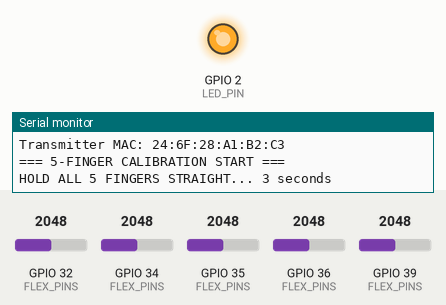
This sketch was run on a simulated ESP32. On the bench: output pins drawn as LEDs (lit = HIGH), the last lines printed to the serial monitor. Inputs (shaded band) come from the test bench; at power-on: GPIO 32 (FLEX_PINS) = 2048, GPIO 34 (FLEX_PINS) = 2048, GPIO 35 (FLEX_PINS) = 2048, GPIO 36 (FLEX_PINS) = 2048, GPIO 39 (FLEX_PINS) = 2048.

Above: at 0.1 s.
At 9.6 s:
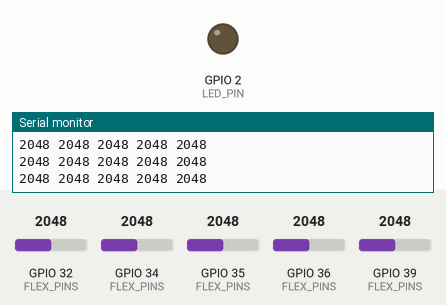
9.7 s: GPIO 32 (FLEX_PINS) set to 1228
11.2 s: GPIO 34 (FLEX_PINS) set to 1228
12.8 s: GPIO 35 (FLEX_PINS) set to 1228
14.4 s: GPIO 36 (FLEX_PINS) set to 1228
16.0 s: GPIO 39 (FLEX_PINS) set to 1228
17.5 s: GPIO 32 (FLEX_PINS) set to 2866
Timing chart, 0 to 20.4 s (numbered marks = the images above; inputs shaded):
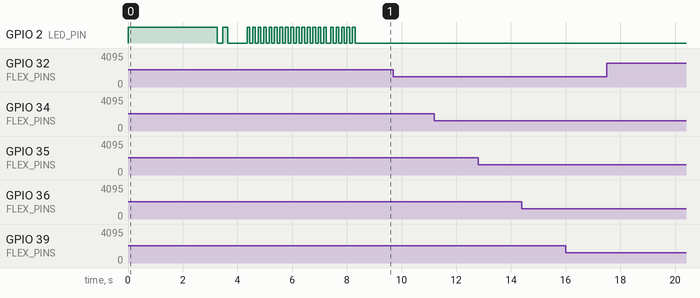

The sketch:

flex_sensor_2.ino
```cpp
// ================================================
// ESP-NOW 5-FINGER FLEX -> SERVO (Your Calibration Logic)
// TRANSMITTER - 5 Flex sensors
// ================================================

#include <Arduino.h>
#include <WiFi.h>
#include <esp_now.h>
#include <esp_wifi.h>

const int FLEX_PINS[5] = {34, 35, 36, 39, 32}; // Change if needed
const int LED_PIN      = 2;
const int SAMPLES      = 32;
const float EMA_ALPHA  = 0.15f;

int FLAT_VAL[5]  = {0};
int BENT_VAL[5]  = {0};
int THRESHOLD[5] = {0};
float ema[5]     = {0};

int stableRead(int pin) {
  long sum = 0;
  for (int i = 0; i < SAMPLES; i++) {
    sum += analogRead(pin);
    delayMicroseconds(200);
  }
  return sum / SAMPLES;
}

void blinkLED(int times, int ms) {
  for (int i = 0; i < times; i++) {
    digitalWrite(LED_PIN, HIGH); delay(ms);
    digitalWrite(LED_PIN, LOW);  delay(ms);
  }
}

void printMACAddress() {
  uint8_t mac[6];
  WiFi.macAddress(mac);
  Serial.print("Transmitter MAC: ");
  for (int i = 0; i < 6; i++) {
    Serial.printf("%02X", mac[i]);
    if (i < 5) Serial.print(":");
  }
  Serial.println();
}

typedef struct struct_message {
  uint8_t servoAngles[5];
} struct_message;

struct_message outgoingData;
uint8_t lastSentAngles[5] = {0};

uint8_t receiverMacAddress[] = {0xF4, 0x2D, 0xC9, 0x71, 0xCF, 0x94}; // <--- CHANGE TO YOUR RECEIVER MAC

void setup() {
  Serial.begin(115200);
  analogSetAttenuation(ADC_11db);
  pinMode(LED_PIN, OUTPUT);

  // === BATTERY SAVING ===
  WiFi.mode(WIFI_STA);
  setCpuFrequencyMhz(80);
  esp_wifi_set_ps(WIFI_PS_MAX_MODEM);

  printMACAddress();

  // ESP-NOW
  if (esp_now_init() != ESP_OK) {
    Serial.println("ESP-NOW init failed!");
    return;
  }

  esp_now_peer_info_t peerInfo = {};
  memcpy(peerInfo.peer_addr, receiverMacAddress, 6);
  peerInfo.channel = 0;
  peerInfo.encrypt = false;
  esp_now_add_peer(&peerInfo);

  Serial.println("\n=== 5-FINGER CALIBRATION START ===");

  // STEP 1: All fingers STRAIGHT
  Serial.println("HOLD ALL 5 FINGERS STRAIGHT... 3 seconds");
  digitalWrite(LED_PIN, HIGH);
  delay(3000);
  for (int i = 0; i < 5; i++) {
    FLAT_VAL[i] = stableRead(FLEX_PINS[i]);
    Serial.printf("Finger %d Flat: %d\n", i+1, FLAT_VAL[i]);
  }
  digitalWrite(LED_PIN, LOW);
  blinkLED(2, 200);
  delay(500);

  // STEP 2: All fingers FULLY BENT
  Serial.println("BEND ALL 5 FINGERS FULLY... 3 seconds");
  for (int i = 0; i < 15; i++) {
    digitalWrite(LED_PIN, HIGH); delay(100);
    digitalWrite(LED_PIN, LOW);  delay(100);
  }
  for (int i = 0; i < 5; i++) {
    BENT_VAL[i] = stableRead(FLEX_PINS[i]);
    Serial.printf("Finger %d Bent: %d\n", i+1, BENT_VAL[i]);
  }
  blinkLED(5, 100);

  // Calculate thresholds
  for (int i = 0; i < 5; i++) {
    THRESHOLD[i] = (FLAT_VAL[i] + BENT_VAL[i]) / 2;
    ema[i] = stableRead(FLEX_PINS[i]); // initial EMA
    Serial.printf("Finger %d Threshold: %d\n", i+1, THRESHOLD[i]);
  }

  Serial.println("\n=== CALIBRATION DONE - Running ===\n");
}

void loop() {
  uint8_t newAngles[5];

  for (int i = 0; i < 5; i++) {
    int raw = stableRead(FLEX_PINS[i]);
    ema[i] = EMA_ALPHA * raw + (1.0f - EMA_ALPHA) * ema[i];
    int smoothed = (int)ema[i];

    newAngles[i] = (smoothed < THRESHOLD[i]) ? 180 : 0;
  }

  // Send only if anything changed
  bool changed = false;
  for (int i = 0; i < 5; i++) {
    if (newAngles[i] != lastSentAngles[i]) {
      changed = true;
      break;
    }
  }

  if (changed) {
    memcpy(outgoingData.servoAngles, newAngles, 5);
    esp_now_send(receiverMacAddress, (uint8_t*)&outgoingData, sizeof(outgoingData));
    memcpy(lastSentAngles, newAngles, 5);

    Serial.print("Sent -> ");
    for (int i = 0; i < 5; i++) Serial.print(newAngles[i] == 180 ? "B" : "R");
    Serial.println();
  }

  // Optional live plot (comment out to save more power)
  for (int i = 0; i < 5; i++) {
    Serial.printf("%d ", (int)ema[i]);
  }
  Serial.println();

  delay(50); // 20 Hz - very responsive
}
```
